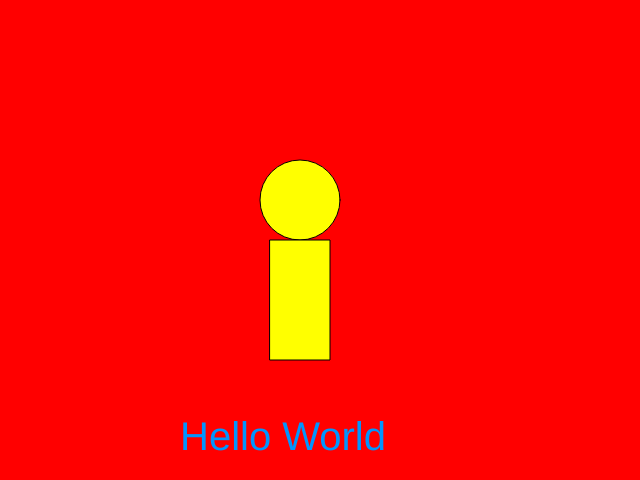
Frame 1 (no input)
Frame 60 (no input): identical to frame 1, image omitted
Frame 120 (the mouse pressed at the canvas centre since frame 60): identical to frame 1, image omitted

The p5.js sketch that drew this single still picture (run headless with seeded random() and noise() and a simulated clock; from frame 60 on, the mouse is pressed at the canvas centre):

// p5.js sketch
// ── sketch.js
function setup() {
  createCanvas(640, 480);
}

function draw() {
	background('red');
	fill(255,255,0);
	ellipse(300, 200, 80, 80);
	rect(270,240,60,120);
	textSize(40);
	fill(0, 150, 255);
	text('Hello World', 180, 450);
}
